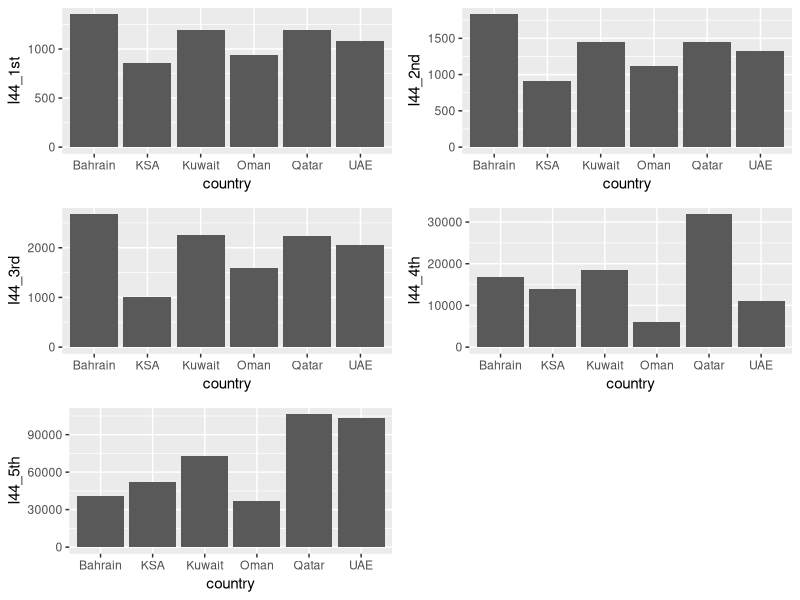

The R script that drew this image: (Note: this script raises an error after producing the figure.)
library(ggplot2)
library(dplyr)
library(gridExtra)


setwd('C:\\Users\\secretary-1\\Udacity\\Data Analysis\\P5')
pf <- read.csv('income_per_person_gdppercapita_ppp_inflation_adjusted.csv')

every_44_mean <- data.frame(country=pf[,1], I44_1st = rowMeans(pf[,2:44], na.rm=TRUE),
           I44_2nd = rowMeans(pf[,45:88], na.rm=TRUE),
           I44_3rd = rowMeans(pf[,89:132], na.rm=TRUE),
           I44_4th = rowMeans(pf[,133:176], na.rm=TRUE),
           I44_5th = rowMeans(pf[,177:220], na.rm=TRUE))

data1 <- subset(every_44_mean, 
                country == 'Saudi Arabia'| country == 'United Arab Emirates'| 
                country == 'Bahrain'| country == 'Kuwait'|
                country == 'Oman' | country == 'Qatar')

data1$country
data1$country <- c('Bahrain','Kuwait','Oman','Qatar','KSA','UAE')

p1 <- ggplot(data= data1, aes(country,I44_1st))+
  geom_col()
p2 <- ggplot(data= data1, aes(country,I44_2nd))+
  geom_col()
p3 <- ggplot(data= data1, aes(country,I44_3rd))+
  geom_col()
p4 <- ggplot(data= data1, aes(country,I44_4th))+
  geom_col()
p5 <- ggplot(data= data1, aes(country,I44_5th))+
  geom_col()

grid.arrange(p1, p2, p3, p4, p5)
names(data1)
da

library(reshape2)

convr_data1 <- melt(data1, id.vars="country", variable="duration")

ggplot(convr_data1, aes(x=country, y=value, colour=duration)) + 
  geom_point(size=2)+
  ylab('income per person')


ggsave('gcc_income.jpeg')


ggplot(aes(x = country, y= value, group = 1), data = convr_data1)+
  geom_col(aes(color = duration, fill = factor(duration)))


ggplot(aes(x = duration, y= value, group = 1), data = convr_data1)+
  geom_line(aes(color = country))
